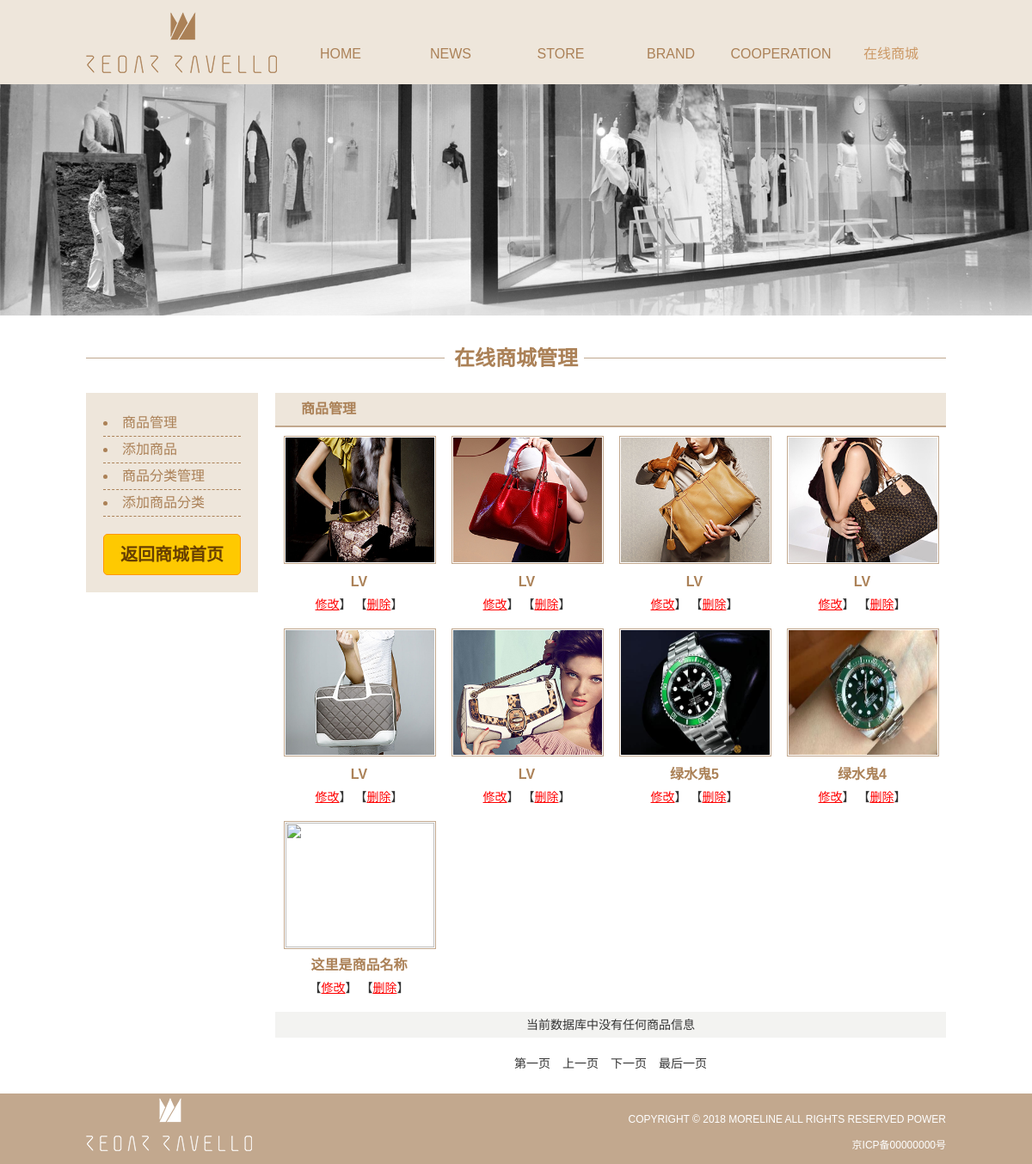
Screenshot of /admin/prod-manage.php with the database file from the repository.
### tables this page shows
create table if not exists shop_prod(
	`prod_id` int not null primary key auto_increment,
	`type_id` int not null,
	`prod_name` varchar(255) not null,
	`prod_img` varchar(255) not null,
	`prod_price` int not null,
	`prod_discount` int,
	`prod_content` text
);

### admin/prod-manage.php (the view, shortened to what this page needs)
<?php
    $configFile = file_get_contents("../config.json");
    $config = json_decode($configFile, true);
    $servername = $config["servername"];
    $user = $config["dbUser"];
    $dbPassword = $config["dbPassword"];
    $dbName = $config["dbName"];
    $conn = new mysqli($servername, $user, $dbPassword, $dbName);
    $page = isset($_GET['page']) ? $_GET['page'] : 1;
    $productsPerPage = 8;
    $offset = ($page - 1) * $productsPerPage;
    $selectShopSql = "SELECT * FROM shop_prod ORDER BY prod_id desc LIMIT $offset, $productsPerPage";
    $shopList = $conn->query($selectShopSql);
?>
<!doctype html>
<html>
<head>
<link href="../style/style.css" rel="stylesheet" type="text/css">
</head>
<body>
<div id="top_bg">
  <div id="top">
    <div id="logo"><img src="../images/logo.png" width="222" height="71" alt=""></div>
    <div id="menu">
      <div id="top1"></div>
      <ul id="nav">
        <li>
          <a href="#">
            <span class="en">HOME</span>
          </a>
        </li>
        <li>
          <a href="#">
            <span class="en">NEWS</span>
          </a>
        </li>
        <li>
          <a href="#">
            <span class="en">STORE</span>
          </a>
        </li>
        <li>
          <a href="#">
            <span class="en">BRAND</span>
          </a>
        </li>
        <li>
          <a href="#">
            <span class="en">COOPERATION</span>
          </a>
        </li>
        <li class="mselect">
          <a href="#">
            <span class="cn">在线商城</span>
          </a>
        </li>
      </ul>
    </div>
  </div>
</div>
<div id="banner">
<img src="../images/banner2.png" alt="">
</div>
<div class="col1">
  <div class="title1">在线商城管理</div>
  <div id="main">
    <div id="left">
      <ul>
        <li><a href="#">商品管理</a></li>
        <li>添加商品</li>
        <li>商品分类管理</li>
        <li>添加商品分类</li>
      </ul>
      <div class="xwglbtn"><a href="#">返回商城首页</a></div>
    </div>
    <div id="right">
      <div id="title">商品管理</div>
      <div id="p-list">
      <?php
            if ($shopList->num_rows > 0) {
              while ($row = $shopList->fetch_assoc()) {
                $prodID=$row['prod_id'];
                $prodName = $row['prod_name'];
                $prodImg = $row['prod_img'];
                echo "<div class='pro'>";
                echo "<img src='../$prodImg' width='173' height='145' alt=''>";
                echo "<h1>$prodName</h1>";
                echo "<a href='prod-updata.php?prod_id=$prodID' class='link01'>修改</a>】 【<a href='#' class='link01'>删除</a>】";
                echo "</div>";
              }
            } else {
              echo "<div id='no-pro'>当前数据库中没有任何商品信息</div>";
            }
          ?>
        <div class="pro"><img src="" width="173" height="145" alt="">
          <h1>这里是商品名称</h1>
          【<a href="#" class="link01">修改</a>】 【<a href="#" class="link01">删除</a>】
        </div>
      </div>
      <div id="no-pro">当前数据库中没有任何商品信息</div>
      <div id="bar">第一页　上一页　下一页　最后一页</div>
    </div>
  </div>
</div>
<div id="bottom">
  <div id="bottom2">
    <div id="bottom2_main">
       <div id="bot_logo"><img src="../images/logo2.png" width="193" height="62" alt=""></div>
       <div id="bot_text">COPYRIGHT © 2018 MORELINE ALL RIGHTS RESERVED POWER<br>
       京ICP备00000000号</div>
    </div>
  </div>
</div>
</body>
</html>

### style/style.css (style rules this page uses)
* { margin: 0px; padding: 0px; }
body,html { height: 100%; }
body { font-family: 微软雅黑,Arial; font-size: 14px; line-height: 30px; color: #AB8157; background-color: #FFF; }
#top_bg { width: 100%; height: 98px; overflow: hidden; background-color: #EEE6DB; position: absolute; left: 0px; top: 0px; z-index: 10; }
#top { width: 1000px; height: 98px; overflow: hidden; margin: 0px auto; }
#logo { width: 230px; height: 84px; padding-top: 14px; float: left; }
#menu { width: auto; height: 98px; padding-top: 0px; overflow: hidden; display: inline-block; float: right; }
#top1 { width: auto; height: 28px; overflow: hidden; text-align: right; line-height: 28px; }
#menu li { list-style-type: none; float: left; font-size: 16px; }
#menu li a { display: block; width: 128px; height: auto; text-align: center; line-height: 70px; position:relative; color: #AB8157; text-decoration: none; }
#menu li a .cn { position:absolute; width: 128px; text-align: center; opacity: 0; left:0px; transition: opacity 0.3s; }
#menu li a .cn:after { content:""; position:absolute; bottom:0px; width:100%; height:2px; left:0px; background:#cc9966; -webkit-transform-origin:right top; transform-origin:right top; -webkit-transform:scaleX(0); transform:scaleX(0); -webkit-transition:-webkit-transform 0.3s cubic-bezier(0.165, 0.84, 0.44, 1); transition:-webkit-transform 0.3s cubic-bezier(0.165, 0.84, 0.44, 1); transition:transform 0.3s cubic-bezier(0.165, 0.84, 0.44, 1); }
#menu li a .en { text-transform: uppercase; opacity: 1; transition: opacity 0.3s; }
.mselect a .cn { opacity: 1 !important; color: #CC9966 !important; }
#banner { position:relative; width: 100%; height: auto; overflow: hidden; padding-top: 98px; }
#banner img { width: 100%; height: auto; }
.col1 { width: 1000px; height: auto; overflow: hidden; padding: 20px 0px; margin: 0px auto; }
.title1 { width: 100%; height: 40px; overflow: hidden; background-image: url(../images/tbg1.png); background-repeat: no-repeat; background-position: center center; font-size: 24px; font-weight: bold; line-height: 40px; text-align: center; }
#main { padding: 20px 0px 0px 0px; height: auto; overflow: hidden; }
#left { width: 160px; height: auto; overflow: hidden; background-color: #EEE6DB; padding: 20px; float: left; }
#left li { list-style-position: inside; font-size: 16px; line-height: 30px; border-bottom: dashed 1px #AB8157; }
#left li a:link,#left li a:visited { color: #AB8157; text-decoration: none; }
.xwglbtn { width: 158px; height: 46px; background-color: #FEC901; border: solid 1px #FF9600; color: #673F02; font-family: 微软雅黑; font-size: 20px; font-weight: bold; line-height: 46px; text-align: center; display: block; margin: 20px auto 0px auto; border-radius: 5px; }
.xwglbtn a:link, .xwglbtn a:visited { color: #673F02; text-decoration: none; }
#right { width: 780px; height: auto; overflow:hidden; margin-left: 20px; float: left; }
#title { height: 38px; background-color: #EEE6DB; border-bottom: solid 2px #C2A88E; font-size: 16px; line-height: 38px; font-weight: bold; padding: 0px 30px; }
#p-list { width: 780px; height: auto; overflow: hidden; font-size: 14px; color: #333; }
.pro { width: 175px; height: auto; overflow: hidden; text-align: center; padding: 10px 10px 5px 10px; float: left; line-height: 26px; }
.pro img { width: 173px; height: 145px; padding: 1px; background-color: #FFF; border: solid 1px #C2A88E; }
.pro h1 { font-size: 16px; color: #AB8157; font-weight: bold; }
#no-pro { height: 30px; background-color: #F3F3F1; line-height: 30px; text-align: center; color: #333; margin-top: 10px; }
#bar { height: 30px; line-height: 30px; text-align: center; color: #333; margin-top: 15px; }
a:link,a:visited { color: #333; text-decoration: none; }
#bottom2 { position: relative; width: 100%; height: auto; overflow: hidden; padding: 5px 0px; background-color: #C2A88E; z-index:0; }
#bottom2_main { position: relative; width: 1000px; height: auto; margin: 0px auto; }
#bot_logo { width: 200px; height: auto; overflow: hidden; float: left; }
#bot_text { display: inline-block; float: right; font-family: Arial; font-size: 12px; color: #FFF; padding-top: 10px; text-align: right; }
.link01:link,.link01:visited { color: #FF0000; text-decoration: underline; }

### rows the page displays
shop_prod: prod_img (picture), prod_name "LV"
shop_prod: prod_img (picture), prod_name "LV"
shop_prod: prod_img (picture), prod_name "LV"
shop_prod: prod_img (picture), prod_name "LV"
shop_prod: prod_img (picture), prod_name "LV"
shop_prod: prod_img (picture), prod_name "LV"
shop_prod: prod_img (picture), prod_name "绿水鬼5"
shop_prod: prod_img (picture), prod_name "绿水鬼4"
